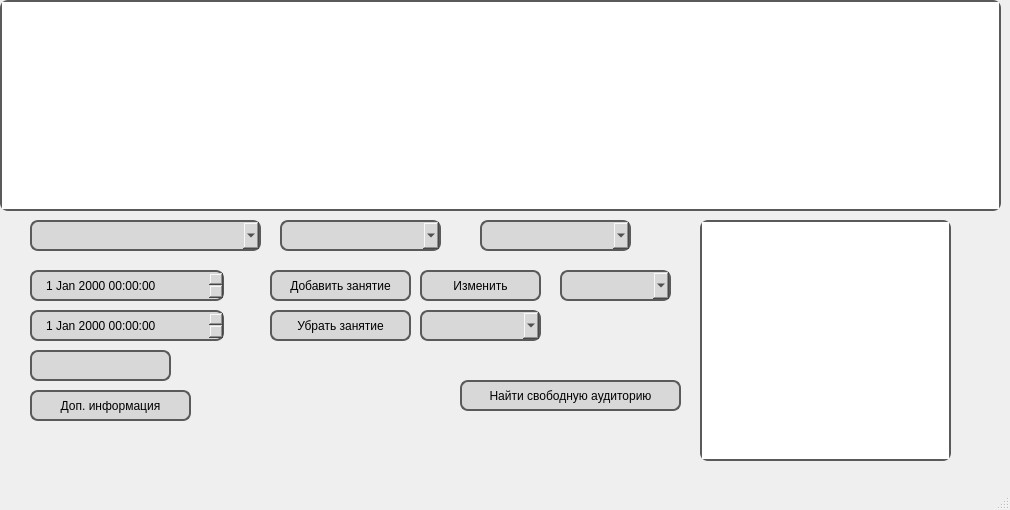
<?xml version="1.0" encoding="UTF-8"?>
<ui version="4.0">
 <class>MainWindow</class>
 <widget class="QMainWindow" name="MainWindow">
  <property name="geometry">
   <rect>
    <x>0</x>
    <y>0</y>
    <width>1010</width>
    <height>510</height>
   </rect>
  </property>
  <property name="windowTitle">
   <string>MainWindow</string>
  </property>
  <widget class="QWidget" name="centralwidget">
   <widget class="QLineEdit" name="lessonIdInput">
    <property name="geometry">
     <rect>
      <x>30</x>
      <y>350</y>
      <width>141</width>
      <height>31</height>
     </rect>
    </property>
    <property name="styleSheet">
     <string notr="true">border: 2px solid #5A5A5A;
border-radius: 8px;
background-color: #D8D8D8;
padding: 6px 12px;
font: 900 9pt &quot;Segoe UI&quot;;</string>
    </property>
   </widget>
   <widget class="QComboBox" name="groupComboBox">
    <property name="geometry">
     <rect>
      <x>560</x>
      <y>270</y>
      <width>111</width>
      <height>31</height>
     </rect>
    </property>
    <property name="styleSheet">
     <string notr="true">border: 2px solid #5A5A5A;
border-radius: 8px;
background-color: #D8D8D8;
padding: 6px 12px;
font: 900 9pt &quot;Segoe UI&quot;;</string>
    </property>
   </widget>
   <widget class="QComboBox" name="subjectComboBox">
    <property name="geometry">
     <rect>
      <x>30</x>
      <y>220</y>
      <width>231</width>
      <height>31</height>
     </rect>
    </property>
    <property name="styleSheet">
     <string notr="true">border: 2px solid #5A5A5A;
border-radius: 8px;
background-color: #D8D8D8;
padding: 6px 12px;
font: 900 9pt &quot;Segoe UI&quot;;</string>
    </property>
   </widget>
   <widget class="QComboBox" name="teacherComboBox">
    <property name="geometry">
     <rect>
      <x>280</x>
      <y>220</y>
      <width>161</width>
      <height>31</height>
     </rect>
    </property>
    <property name="styleSheet">
     <string notr="true">border: 2px solid #5A5A5A;
border-radius: 8px;
background-color: #D8D8D8;
padding: 6px 12px;
font: 900 9pt &quot;Segoe UI&quot;;</string>
    </property>
   </widget>
   <widget class="QDateTimeEdit" name="startTimeEdit">
    <property name="geometry">
     <rect>
      <x>30</x>
      <y>270</y>
      <width>194</width>
      <height>31</height>
     </rect>
    </property>
    <property name="styleSheet">
     <string notr="true">border: 2px solid #5A5A5A;
border-radius: 8px;
background-color: #D8D8D8;
padding: 6px 12px;
font: 900 9pt &quot;Segoe UI&quot;;</string>
    </property>
   </widget>
   <widget class="QDateTimeEdit" name="endTimeEdit">
    <property name="geometry">
     <rect>
      <x>30</x>
      <y>310</y>
      <width>194</width>
      <height>31</height>
     </rect>
    </property>
    <property name="styleSheet">
     <string notr="true">border: 2px solid #5A5A5A;
border-radius: 8px;
background-color: #D8D8D8;
padding: 6px 12px;
font: 900 9pt &quot;Segoe UI&quot;;</string>
    </property>
   </widget>
   <widget class="QListWidget" name="scheduleListWidget">
    <property name="geometry">
     <rect>
      <x>0</x>
      <y>0</y>
      <width>1001</width>
      <height>211</height>
     </rect>
    </property>
    <property name="styleSheet">
     <string notr="true">border-radius: 8px;
border: 2px solid #5A5A5A;
font: 900 9pt &quot;Segoe UI&quot;;
</string>
    </property>
   </widget>
   <widget class="QPushButton" name="addLessonButton">
    <property name="geometry">
     <rect>
      <x>270</x>
      <y>270</y>
      <width>141</width>
      <height>31</height>
     </rect>
    </property>
    <property name="styleSheet">
     <string notr="true">border: 2px solid #5A5A5A;
font: 900 9pt &quot;Segoe UI&quot;;
border-radius: 8px;
background-color: #D8D8D8;
padding: 6px 12px;
</string>
    </property>
    <property name="text">
     <string>Добавить занятие</string>
    </property>
   </widget>
   <widget class="QPushButton" name="removeLessonButton">
    <property name="geometry">
     <rect>
      <x>270</x>
      <y>310</y>
      <width>141</width>
      <height>31</height>
     </rect>
    </property>
    <property name="styleSheet">
     <string notr="true">border: 2px solid #5A5A5A;
border-radius: 8px;
background-color: #D8D8D8;
padding: 6px 12px;
font: 900 9pt &quot;Segoe UI&quot;;</string>
    </property>
    <property name="text">
     <string>Убрать занятие</string>
    </property>
   </widget>
   <widget class="QPushButton" name="findFreeClassroomsButton">
    <property name="geometry">
     <rect>
      <x>460</x>
      <y>380</y>
      <width>221</width>
      <height>31</height>
     </rect>
    </property>
    <property name="styleSheet">
     <string notr="true">border: 2px solid #5A5A5A;
border-radius: 8px;
background-color: #D8D8D8;
padding: 6px 12px;
font: 900 9pt &quot;Segoe UI&quot;;</string>
    </property>
    <property name="text">
     <string>Найти свободную аудиторию</string>
    </property>
   </widget>
   <widget class="QListWidget" name="freeClassroomsListWidget">
    <property name="geometry">
     <rect>
      <x>700</x>
      <y>220</y>
      <width>251</width>
      <height>241</height>
     </rect>
    </property>
    <property name="styleSheet">
     <string notr="true">border-radius: 8px;
border: 2px solid #5A5A5A;
font: 900 9pt &quot;Segoe UI&quot;;
</string>
    </property>
   </widget>
   <widget class="QComboBox" name="classroomComboBox">
    <property name="geometry">
     <rect>
      <x>480</x>
      <y>220</y>
      <width>151</width>
      <height>31</height>
     </rect>
    </property>
    <property name="styleSheet">
     <string notr="true">border: 2px solid #5A5A5A;
border-radius: 8px;
background-color: #D8D8D8;
padding: 6px 12px;
font: 900 9pt &quot;Segoe UI&quot;;</string>
    </property>
   </widget>
   <widget class="QComboBox" name="lessonTypeComboBox">
    <property name="geometry">
     <rect>
      <x>420</x>
      <y>310</y>
      <width>121</width>
      <height>31</height>
     </rect>
    </property>
    <property name="styleSheet">
     <string notr="true">border: 2px solid #5A5A5A;
border-radius: 8px;
background-color: #D8D8D8;
padding: 6px 12px;
font: 900 9pt &quot;Segoe UI&quot;;</string>
    </property>
   </widget>
   <widget class="QPushButton" name="editLessonButton">
    <property name="geometry">
     <rect>
      <x>420</x>
      <y>270</y>
      <width>121</width>
      <height>31</height>
     </rect>
    </property>
    <property name="styleSheet">
     <string notr="true">border: 2px solid #5A5A5A;
font: 900 9pt &quot;Segoe UI&quot;;
border-radius: 8px;
background-color: #D8D8D8;
padding: 6px 12px;
</string>
    </property>
    <property name="text">
     <string>Изменить</string>
    </property>
   </widget>
   <widget class="QPushButton" name="showStatsButton">
    <property name="geometry">
     <rect>
      <x>30</x>
      <y>390</y>
      <width>161</width>
      <height>31</height>
     </rect>
    </property>
    <property name="styleSheet">
     <string notr="true">border: 2px solid #5A5A5A;
font: 900 9pt &quot;Segoe UI&quot;;
border-radius: 8px;
background-color: #D8D8D8;
padding: 6px 12px;
</string>
    </property>
    <property name="text">
     <string>Доп. информация</string>
    </property>
   </widget>
  </widget>
  <widget class="QMenuBar" name="menubar">
   <property name="geometry">
    <rect>
     <x>0</x>
     <y>0</y>
     <width>1010</width>
     <height>22</height>
    </rect>
   </property>
  </widget>
  <widget class="QStatusBar" name="statusbar"/>
 </widget>
 <resources/>
 <connections/>
</ui>
